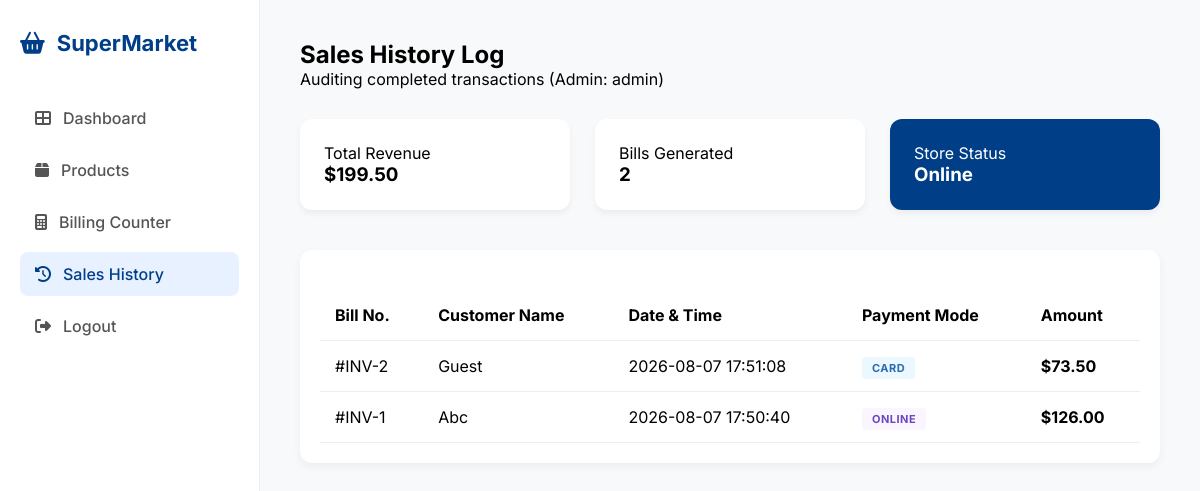
Page /history (signed in) on the earlier database version.
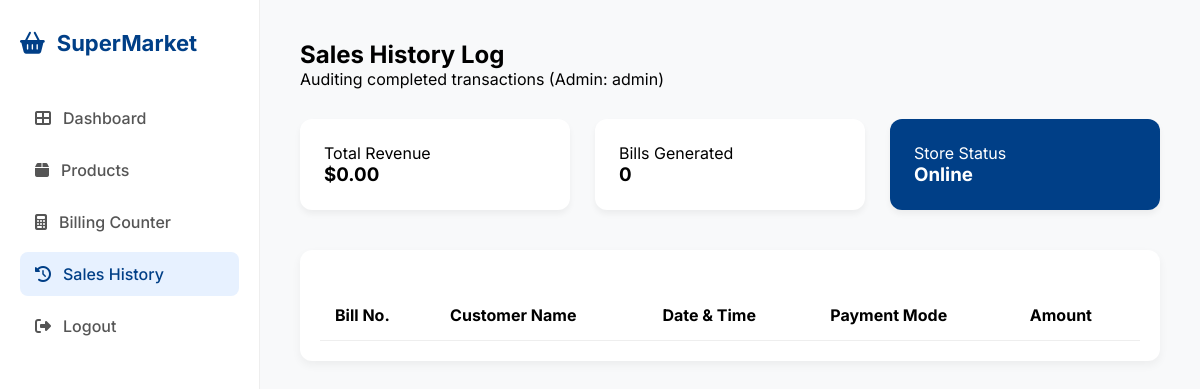
Same page on the later database version.
### tables this page shows
CREATE TABLE sales (
            id INTEGER PRIMARY KEY AUTOINCREMENT,
            customer_name TEXT,
            total_amount REAL,
            payment_mode TEXT,
            date_time DATETIME DEFAULT CURRENT_TIMESTAMP
        );

### app.py (the view)
@app.route('/history')
def history():
    if 'user' not in session or session['role'] != 'Admin': return redirect(url_for('login'))
    conn = get_db_connection()
    all_sales = conn.execute('SELECT * FROM sales ORDER BY id DESC').fetchall()
    total_rev = sum(sale['total_amount'] for sale in all_sales)
    conn.close()
    return render_template('history.html', sales=all_sales, total=total_rev, count=len(all_sales))

### app.py (called while the page is built)
def get_db_connection():
    conn = sqlite3.connect('supermarket.db')
    conn.row_factory = sqlite3.Row
    return conn

### templates/history.html (shortened to what this page needs)
<!DOCTYPE html>
<html lang="en">
<head>
    <link rel="stylesheet" href="https://cdnjs.cloudflare.com/ajax/libs/font-awesome/6.4.0/css/all.min.css">
    <link rel="stylesheet" href="{{ url_for('static', filename='style.css') }}">
</head>
<body class="dashboard-page">
    <div class="dashboard-wrapper">
        <aside class="sidebar">
            <div class="sidebar-brand">
                <i class="fas fa-shopping-basket"></i>
                <span>SuperMarket</span>
            </div>
            <nav class="nav-links">
                {% if session['role'] == 'Admin' %}
                <a href="/dashboard" class="nav-item"><i class="fas fa-th-large"></i> Dashboard</a>
                {% endif %}
                <a href="/products" class="nav-item"><i class="fas fa-box"></i> Products</a>
                <a href="/billing" class="nav-item"><i class="fas fa-calculator"></i> Billing Counter</a>
                {% if session['role'] == 'Admin' %}
                <a href="/history" class="nav-item active"><i class="fas fa-history"></i> Sales History</a>
                {% endif %}
            </nav>
            <div class="sidebar-footer">
                <a href="/logout" class="nav-item"><i class="fas fa-sign-out-alt"></i> Logout</a>
            </div>
        </aside>
        <main class="main-content">
            <header class="top-header">
                <div class="header-info">
                    <h2>Sales History Log</h2>
                    <p>Auditing completed transactions (Admin: {{ session['user'] }})</p>
                </div>
            </header>
            <div class="stats-grid">
                <div class="stat-card">
                    <p>Total Revenue</p>
                    <h3>${{ "%.2f"|format(total) }}</h3>
                </div>
                <div class="stat-card">
                    <p>Bills Generated</p>
                    <h3>{{ count }}</h3>
                </div>
                <div class="stat-card blue-card">
                    <p>Store Status</p>
                    <h3>Online</h3>
                </div>
            </div>
            <div class="history-table-card">
                <table class="data-table">
                    <thead>
                        <tr>
                            <th>Bill No.</th>
                            <th>Customer Name</th>
                            <th>Date & Time</th>
                            <th>Payment Mode</th>
                            <th>Amount</th>
                        </tr>
                    </thead>
                    <tbody>
                        {% for sale in sales %}
                        <tr>
                            <td>#INV-{{ sale['id'] }}</td>
                            <td style="text-transform: capitalize;">{{ sale['customer_name'] }}</td>
                            <td>{{ sale['date_time'] }}</td>
                            <td>
                                <span class="pay-badge
                                    {% if sale['payment_mode'] == 'Cash' %}cash
                                    {% elif sale['payment_mode'] == 'Card' %}card
                                    {% else %}digital{% endif %}">
                                    {{ sale['payment_mode'] | upper }}
                                </span>
                            </td>
                            <td><strong>${{ "%.2f"|format(sale['total_amount']) }}</strong></td>
                        </tr>
                        {% endfor %}
                    </tbody>
                </table>
            </div>
        </main>
    </div>
</body>
</html>

### static/style.css (style rules this page uses)
:root { --primary: #003f87; --bg: #fbf9f8; --white: #ffffff; --text: #1b1c1c; --text-muted: #64748b; --border: #e2e8f0; }
* { margin: 0; padding: 0; box-sizing: border-box; font-family: 'Inter', sans-serif; }
.dashboard-wrapper { display: flex; min-height: 100vh; background-color: #f8f9fa; }
.sidebar { width: 260px; background: white; border-right: 1px solid #eee; display: flex; flex-direction: column; padding: 30px 20px; }
.sidebar-brand { display: flex; align-items: center; gap: 12px; font-size: 22px; font-weight: 700; color: #003f87; margin-bottom: 40px; }
.nav-item { display: flex; align-items: center; gap: 12px; padding: 12px 15px; color: #555; text-decoration: none; margin-bottom: 8px; border-radius: 8px; font-weight: 500; }
.nav-item.active { background: #e7f1ff; color: #003f87; }
.main-content { flex: 1; padding: 40px; }
.top-header { display: flex; justify-content: space-between; align-items: center; margin-bottom: 30px; }
.stats-grid { display: grid; grid-template-columns: repeat(3, 1fr); gap: 25px; margin-bottom: 40px; }
.stat-card { background: white; padding: 24px; border-radius: 12px; box-shadow: 0 4px 6px rgba(0,0,0,0.05); }
.blue-card { background: #003f87; color: white; }
.data-table { width: 100%; border-collapse: collapse; margin-top: 20px; }
.data-table th, .data-table td { padding: 15px; text-align: left; border-bottom: 1px solid #eee; }
.history-table-card { background: white; padding: 20px; border-radius: 12px; box-shadow: 0 4px 10px rgba(0,0,0,0.05); margin-top: 20px; }

Differences in the rows shown:
removed sales: id "2", customer_name "Guest", date_time "2026-08-07 17:51:08", payment_mode "CARD", total_amount "73.50"
removed sales: id "1", customer_name "Abc", date_time "2026-08-07 17:50:40", payment_mode "ONLINE", total_amount "126.00"
Other differences:
{{ "%.2f"|format(total) }}: "199.50" → "0.00"
{{ count }}: "2" → "0"
